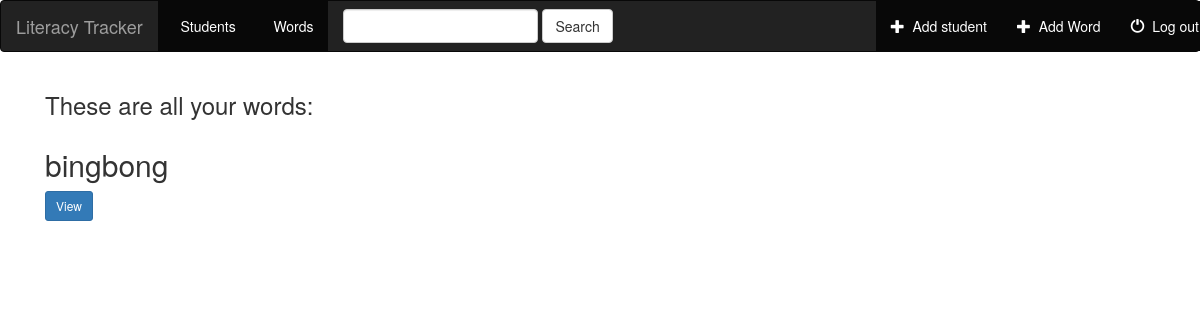
The page /students/word/ (signed in) on the database as committed earlier.
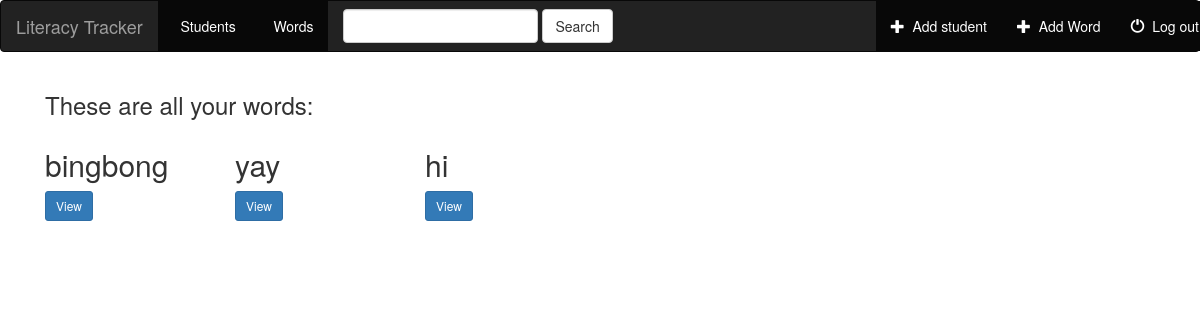
The same page on the database as committed later.
### students/models.py (models this page shows, shortened)
class Word(models.Model):
    word = models.CharField(max_length=250, default= "", blank=True)
    user = models.ForeignKey('auth.User', default= "")

### students/views.py (the view)
# urls.py: url(r'word/$', views.WordListView.as_view(), name='word_index'),
class WordListView(generic.ListView):
    model = Word
    template_name= "students/word_index.html"
    context_object_name = "all_words"
    def get_queryset(self):
        return Word.objects.filter(user=self.request.user)

### students/templates/students/word_index.html (shortened to what this page needs)
{% extends "base.html" %}
{% block body %}
<div class="students-container container-fluid">
    <div class="row">
        <div class="col-sm-12">
            <h3>These are all your words:</h3>
        </div>
            {% for word in all_words %}
                <div class="col-sm-4 col-lg-2">
                            <h2>{{ word.word}}</h2>
                            <a href="{% url 'students:word_detail' word.id %}" class="btn btn-primary btn-sm">View</a>
                </div>
            {% endfor %}
          </div>
        </div>
{% endblock %}

Rows that differ between the two databases and show on the page:
added Word: word "yay"
added Word: word "hi"
